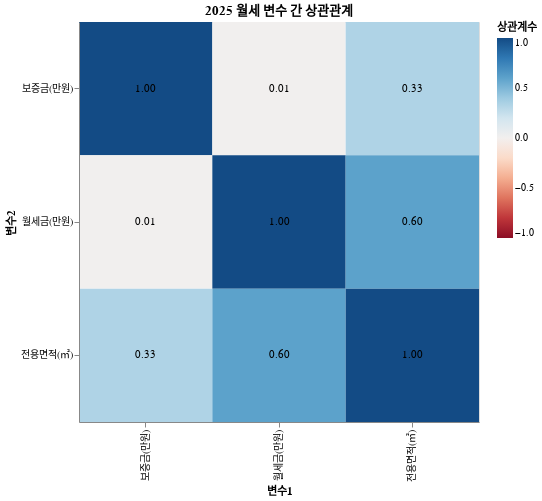

Notebook code cell kept with this figure:
### Code cell
num_cols = ["보증금(만원)", "월세금(만원)", "전용면적(㎡)"]
corr = df_wol[num_cols].corr().reset_index().melt("index", var_name="변수2", value_name="상관계수")
corr = corr.rename(columns={"index": "변수1"})

base = alt.Chart(corr).encode(x="변수1:O", y="변수2:O").properties(
    width=400, height=400, title="2025 월세 변수 간 상관관계"
)

heatmap = base.mark_rect().encode(
    color=alt.Color("상관계수:Q").scale(scheme="redblue", domain=[-1, 1])
)
text = base.mark_text(align="center", baseline="middle").encode(
    text=alt.Text("상관계수:Q", format=".2f")
)

chart = heatmap + text
chart.save(OUT/"charts/2025_wolse_corr_heatmap.html")
chart

### Figure 1 — Vega-Lite specification as saved in the notebook (floating-point values rounded to 4 significant figures)
{"config": {"view": {"continuousWidth": 300, "continuousHeight": 300}}, "layer": [{"mark": {"type": "rect"}, "encoding": {"color": {"field": "상관계수", "scale": {"scheme": "redblue", "domain": [-1, 1]}, "type": "quantitative"}, "x": {"field": "변수1", "type": "ordinal"}, "y": {"field": "변수2", "type": "ordinal"}}, "title": "2025 월세 변수 간 상관관계"}, {"mark": {"type": "text", "align": "center", "baseline": "middle"}, "encoding": {"text": {"field": "상관계수", "format": ".2f", "type": "quantitative"}, "x": {"field": "변수1", "type": "ordinal"}, "y": {"field": "변수2", "type": "ordinal"}}, "title": "2025 월세 변수 간 상관관계"}], "data": {"name": "data-7d41b6c4268294ec36c307ebd099457c"}, "height": 400, "width": 400, "$schema": "https://vega.github.io/schema/vega-lite/v5.20.1.json", "datasets": {"data-7d41b6c4268294ec36c307ebd099457c": [{"변수1": "보증금(만원)", "변수2": "보증금(만원)", "상관계수": 1.0}, {"변수1": "월세금(만원)", "변수2": "보증금(만원)", "상관계수": 0.006056}, {"변수1": "전용면적(㎡)", "변수2": "보증금(만원)", "상관계수": 0.3314}, {"변수1": "보증금(만원)", "변수2": "월세금(만원)", "상관계수": 0.006056}, {"변수1": "월세금(만원)", "변수2": "월세금(만원)", "상관계수": 1.0}, {"변수1": "전용면적(㎡)", "변수2": "월세금(만원)", "상관계수": 0.6022}, {"변수1": "보증금(만원)", "변수2": "전용면적(㎡)", "상관계수": 0.3314}, {"변수1": "월세금(만원)", "변수2": "전용면적(㎡)", "상관계수": 0.6022}, {"변수1": "전용면적(㎡)", "변수2": "전용면적(㎡)", "상관계수": 1.0}]}}
